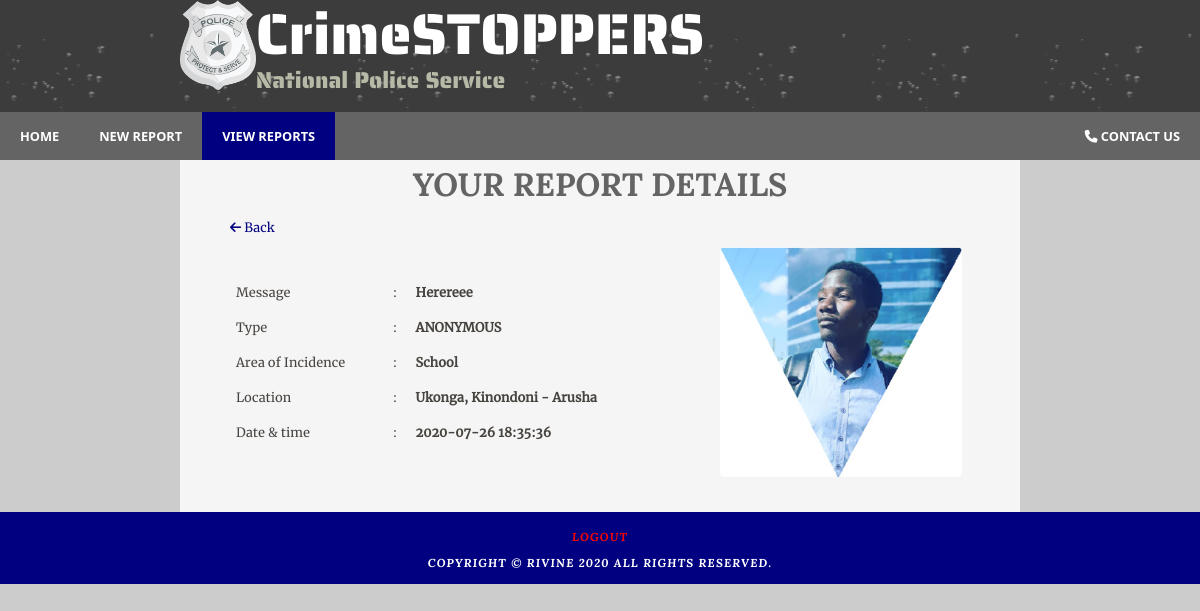
The page /user_mode/report_details.php?id=1 on the database its author committed.
### tables this page shows
CREATE TABLE `tb_reports` (
  `id` int(11) NOT NULL,
  `user_id` varchar(100) NOT NULL,
  `messages` varchar(1000) NOT NULL,
  `email` varchar(100) NOT NULL,
  `type` varchar(100) NOT NULL,
  `progress` varchar(100) NOT NULL DEFAULT 'NOT YET',
  `img_path` varchar(100) NOT NULL,
  `region_id` varchar(100) NOT NULL,
  `district_id` varchar(100) NOT NULL,
  `ward_id` varchar(100) NOT NULL,
  `incident_area` varchar(100) NOT NULL,
  `date_time` datetime NOT NULL,
  `ip` varchar(100) NOT NULL
);

CREATE TABLE `tb_ward` (
  `id` int(11) NOT NULL,
  `region_id` varchar(200) NOT NULL,
  `district_id` varchar(200) NOT NULL,
  `name` varchar(100) NOT NULL
);

CREATE TABLE `tb_district` (
  `id` int(11) NOT NULL,
  `region_id` varchar(200) NOT NULL,
  `name` varchar(200) NOT NULL
);

CREATE TABLE `tb_region` (
  `id` int(11) NOT NULL,
  `name` varchar(200) NOT NULL
);

### user_mode/report_details.php (the view, shortened to what this page needs)
<?php
$servername = "localhost";
$username = "root";
$password = "";
$database = "crime";
$mysql_obj = new mysqli($servername, $username, $password, $database);
$td = "";
$report_id = $_REQUEST['id'];
$sql = "SELECT * FROM tb_reports WHERE id=$report_id";
$results = $mysql_obj->query($sql);
$row = $results->fetch_assoc();
$messages = $row['messages'];
$type = $row['type'];
$img_path = $row['img_path'];
if (!empty($img_path)) {
	$xx = explode(".", $img_path);
	$file = "../$img_path";
	if ($xx[1] == 'mp4' || $xx[1] == 'wma') {
		$td = "
	        <video width='360' height='300' controls>
                <source id='video' src='$file' type='video/mp4'>
                Your browser does not support the video tag.
	        </video>";
	} else {
		$td = "<img id='image' height='230px' src='$file' />";
	}
} else {
	$td = "";
}
$region_id = $row['region_id'];
$district_id = $row['district_id'];
$ward_id = $row['ward_id'];
$incident_area = $row['incident_area'];
$date_time = $row['date_time'];
$sql_region = "SELECT name FROM tb_region WHERE id='$region_id'";
$result_region = $mysql_obj->query($sql_region);
while ($row = $result_region->fetch_assoc()) {
	$region_name = $row['name'];
}
$sql_district = "SELECT * FROM tb_district WHERE id='$district_id'";
$result_district = $mysql_obj->query($sql_district);
while ($row = $result_district->fetch_assoc()) {
	$district_name = $row['name'];
}
$sql_ward = "SELECT * FROM tb_ward WHERE id='$ward_id'";
$result_ward = $mysql_obj->query($sql_ward);
while ($row = $result_ward->fetch_assoc()) {
	$ward_name = $row['name'];
}
?>
<!DOCTYPE HTML>
<html>
	<head>
		<link rel="stylesheet" type="text/css" href="../css/style.css" />
		<link rel="stylesheet" type="text/css" href="../css/button.css" />
	</head>
	<body>
		<div id="main">
			<div id="header">
				<div id="logo">
					<div class="logo_img">
						<img src="../img/logo.png" alt="NPS Logo" height="auto" width="13%"></img>
						<div id="logo_text">
							<h1><a class="logo_colour" href="../index.php">CrimeSTOPPERS</a></h1>
							<h2>National Police Service</h2>
						</div>
					</div>
				</div>
				<div id="navbar">
					<nav>
						<ul id="menu">
							<li><a href="home.php">Home</a></li>
							<li><a href="report.php">New Report</a></li>
							<li class="selected"><a href="view_report.php">View Reports</a></li>
							<li style="float: right;"><a href="contact.php"><i class="fa fa-phone"></i> Contact Us</a>
							</li>
						</ul>
					</nav>
				</div>
			</div>
			<div id="site_content">
				<div align="center" class="header">
					<h1>Your Report Details</h1>
				</div>
				<div id="content">
					<a href="view_report.php"><i class="fa fa-arrow-left"></i> Back</a>
					<table style="width:fit-content" class="form">
						<tr>
							<td style="width:70%">
								<table class="form">
									<tr>
										<td>Message</td>
										<td>:</td>
										<td><strong><?php echo $messages; ?></strong></td>
									</tr>
									<tr>
										<td>Type</td>
										<td>:</td>
										<td><strong><?php echo $type; ?></strong></td>
									</tr>
									<tr>
										<td>Area of Incidence</td>
										<td>:</td>
										<td><strong><?php echo $incident_area; ?></strong></td>
									</tr>
									<tr>
										<td>Location</td>
										<td>:</td>
										<td><strong><?php echo "$ward_name, $district_name - $region_name"; ?></strong>
										</td>
									</tr>
									<tr>
										<td>Date & time</td>
										<td>:</td>
										<td><strong><?php echo $date_time; ?></strong></td>
									</tr>
								</table>
							</td>
							<td>
								<?php echo $td; ?>
							</td>
						</tr>
					</table>
				</div>
			</div>
			<div id="footer">
				<a href="../login.php" style="color: red;">logout</a>
				<br><br>
				<p>Copyright &copy; Rivine <?php echo date("Y"); ?> All Rights Reserved.</p>
			</div>
		</div>
	</body>
</html>

### css/style.css (style rules this page uses)
html { width: 100%; height: fit-content; }
* { margin: 0; padding: 0; box-sizing: border-box; }
body { background-repeat: round; font: normal 0.8em "merriweather-regular", arial, sans-serif; background: url(../img/background.png) #ccc; color: black; }
p { padding: 0 0 20px 0; line-height: 1.7em; }
img { border: 0; }
a.logo_colour { text-decoration: none; color: white; }
ul#menu { list-style-type: none; }
nav { position: relative; width: 100%; height: max-content; overflow: hidden; background: #646464; }
nav li { float: left; }
nav li a, .slide_link { display: block; padding: 8px; color: white; text-align: center; padding: 15px 20px; text-decoration: none; font-family: "Segoe UI", Tahoma, Geneva, Verdana, sans-serif; text-transform: uppercase; font-weight: bold; }
h1, h2, h3, h4, h5, h6 { font: normal 179% "lora-bold", arial, sans-serif; color: #646464; margin: 0 0 15px 0; padding: 15px 0 5px 0; }
h2 { font: normal 155% "lora-bold", arial, sans-serif; color: #3091e0; }
a { outline: none; text-decoration: underline; color: navy; }
#main, #logo, #menubar, #site_content, #content_footer, .slideshow-container, #footer { margin-left: auto; margin-right: auto; }
#main { padding-bottom: 0px; }
#header { background: #6f655f url(../img/header.png); height: 140px; }
.header { text-transform: uppercase; font-size: large; }
#logo { width: 840px; position: relative; height: 80%; }
#logo #logo_text { display: inline-block; position: absolute; font-weight: bolder; font-size: 150%; }
#logo h1, #logo h2 { font: normal 300% "saira_stencil_one-regular", arial, sans-serif; border-bottom: 0; text-transform: none; margin: 0; }
#logo_text h1, #logo_text h1 a { padding: 8px 0 0 0; text-decoration: none; }
#logo_text h2 { font-size: 120%; padding: 4px 0 0 0; color: #b7b9a7; }
#logo .logo_img { display: inline-block; position: absolute; }
#site_content { padding-top: 15px; width: 70%; height: fit-content; overflow: hidden; background: rgb(245, 245, 245); }
.selected { background-color: navy; color: lightgray; }
#content { width: 100%; padding-left: 40px; padding-right: 50px; padding-bottom: 20px; }
#footer { width: 100%; font: normal 90% "lora-bolditalic", arial, sans-serif; height: fit-content; padding: 20px 0 5px 0; text-align: center; background: navy; color: #fff; text-transform: uppercase; letter-spacing: 0.1em; }
#footer p { padding: 0 0 5px 0; }
#footer a { color: #888; text-decoration: none; }
a { text-decoration: none; padding: 10px; cursor: pointer; }
table tr th, table tr td { background: #3b3b3b; color: #fff; padding: 10px 6px; text-align: left; }
table tr td { background: #e5e5db; color: #47433f; border: 0px solid; }
table.form { width: 90%; border: transparent; background-color: transparent; }
table.form tr td { border: transparent; background-color: transparent; }
#image { border-radius: 5px; cursor: pointer; transition: 0.3s; }

### rows shown on the page
tb_reports: messages "Herereee", type "ANONYMOUS", incident_area "School", date_time "2020-07-26 18:35:36", img_path (picture)
tb_ward: name "Ukonga"
tb_district: name "Kinondoni"
tb_region: name "Arusha"
